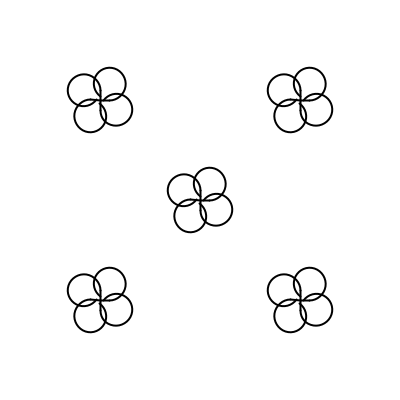
Frame 1 (no input)
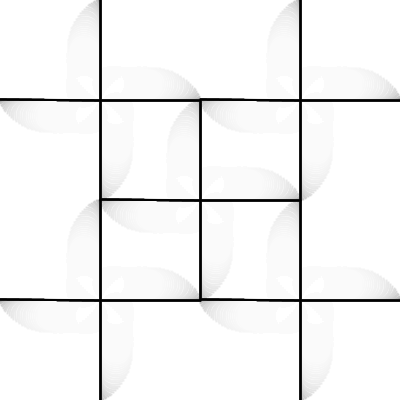
Frame 60 (the mouse pressed at the canvas centre just before this capture)
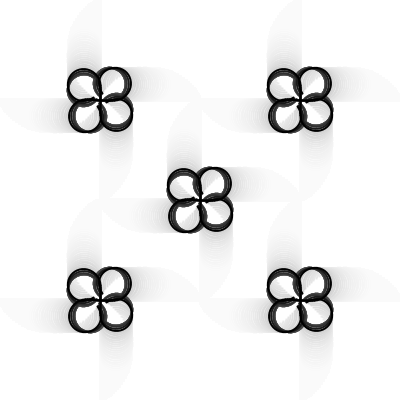
Frame 120 (the mouse held since frame 60 and released just before this capture)

The Processing sketch that drew these frames (run headless with seeded random() and noise(); from frame 60 on, the mouse is pressed at the canvas centre):

// Processing sketch: processing_159093
// ── processing_159093.pde

float factor, inc; 
Rope seil;
float laenge; 

void setup() {
  size(400, 400); 
  background(255); 
  frameRate(200); 

  factor = 0.01; 
  inc = 0.02;

  laenge = 100;
  seil = new Rope(laenge, 0);
}

void draw() {
  fill(255, 25); 
  noStroke(); 
  rect(0, 0, width, height); 
  stroke(0); 
  strokeWeight(2); 
  noFill();  

  seil.updateRope(factor);
 
  float xStart = 0; int counter = 0; 
  for (float y = laenge; y < height; y += laenge) {
    xStart = (counter%2 == 0) ? laenge : 2*laenge;  
    for (float x = xStart; x < width; x += 2*laenge) {
      pushMatrix();
      translate(x, y);  
      for (int i = 0; i < 4; i++) {        
        seil.drawRope();  
        rotate(HALF_PI);
      }
      popMatrix() ;
    }
    counter++; 
  } 
  
  factor += inc; 
  if (factor < 0 || factor >= 1.1) {
    inc *= -1;
  }
  resetMatrix(); 
}

class Rope {
  float l;        // length 
  float r;        // radius
  float f;  
  float rAngle;   // rotation angle degrees
  float lRope, angle; 

  Rope(float _length, float _rotAngle) {    
    l = _length; 
    r = l / TWO_PI;  
    f = 1; 
    rAngle = _rotAngle;
  }

  void updateRope(float _factor) {
    f = constrain(_factor, 0.1, 1);
    
    lRope = l  - (1 - f) * 2*PI*r;
    angle = map(TWO_PI * f, 0, TWO_PI, -PI, PI);
  }

  void drawRope() {
    line(0, 0, 0, lRope); 
    arc(r, lRope, 2*r, 2*r, angle, PI);    
  }
}
